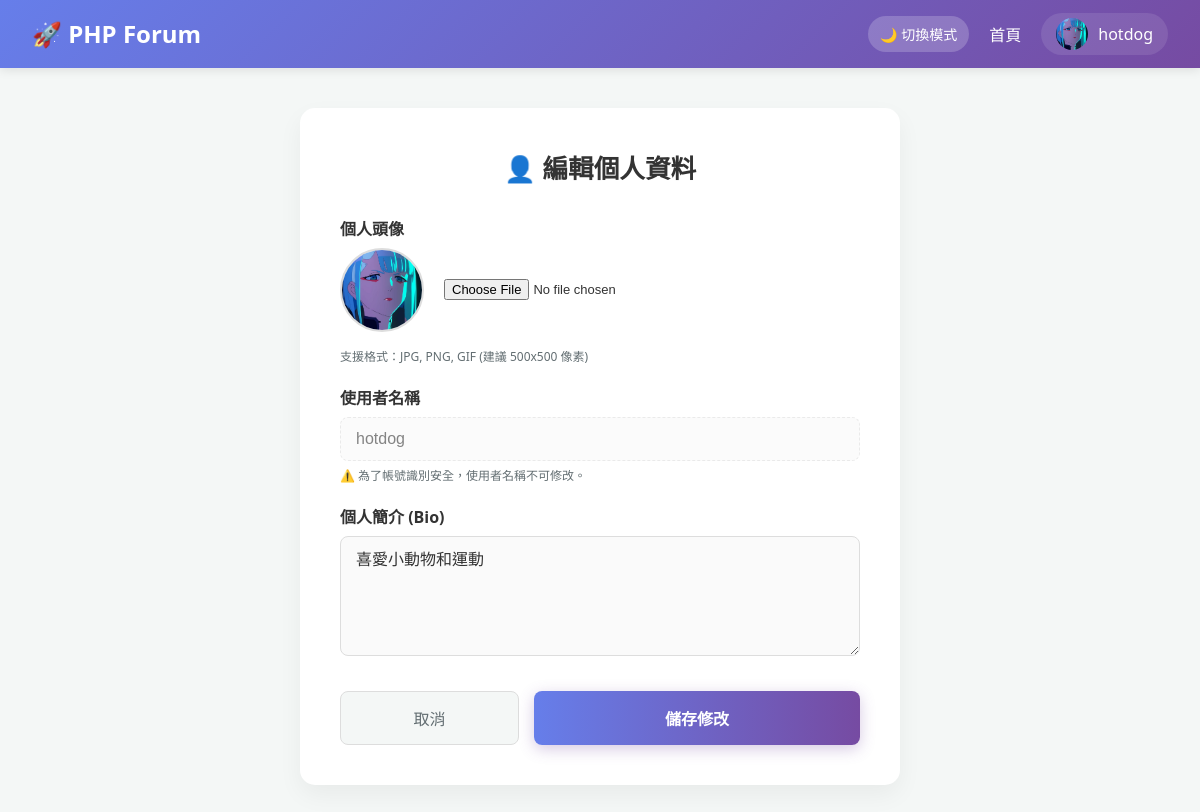
The page /edit_profile.php (signed in) on the database its author committed.
### tables this page shows
CREATE TABLE `users` (
  `id` int(11) NOT NULL,
  `username` varchar(50) NOT NULL,
  `password` varchar(255) NOT NULL,
  `role` tinyint(1) NOT NULL DEFAULT 0,
  `email` varchar(100) NOT NULL,
  `created_at` datetime NOT NULL DEFAULT current_timestamp(),
  `bio` text DEFAULT NULL,
  `age` int(11) DEFAULT NULL,
  `gender` varchar(50) DEFAULT NULL,
  `interests` varchar(255) DEFAULT NULL,
  `location` varchar(255) DEFAULT NULL,
  `profile_img` varchar(255) DEFAULT 'default_avatar.png',
  `last_announcement_view` datetime DEFAULT '1970-01-01 00:00:00',
  `banner_img` varchar(255) DEFAULT NULL,
  `reset_token` varchar(255) DEFAULT NULL,
  `reset_expiry` datetime DEFAULT NULL
);

### edit_profile.php (the view, shortened to what this page needs)
<?php
require_once "includes/dbh.inc.php";
$uid = $_SESSION["user_id"];
try {
    $sql = "SELECT * FROM users WHERE id = ?";
    $stmt = $pdo->prepare($sql);
    $stmt->execute([$uid]);
    $user = $stmt->fetch();
} catch (PDOException $e) {
    die("讀取失敗: " . $e->getMessage());
}
?>
<!DOCTYPE html>
<html lang="zh-TW">
<head>
</head>
<body>
    <header>
        <h1><a href="index.php">🚀 PHP Forum</a></h1>
        <div class="nav-links">
            <button class="theme-toggle" id="themeBtn">🌙 切換模式</button>
            <a href="index.php">首頁</a>
            <a href="profile.php?id=<?= $uid ?>" class="user-link">
                <?php
                    $nav_avatar = !empty($user['profile_img'])
                        ? "uploads/users_profile_img/".$user['profile_img']
                        : "uploads/default_avatar.png";
                ?>
                <img src="<?= $nav_avatar ?>" class="nav-avatar-img">
                <span><?= htmlspecialchars($user["username"]) ?></span>
            </a>
        </div>
    </header>
    <div class="main-container">
        <div class="post-form-card">
            <h2>👤 編輯個人資料</h2>
            <form action="includes/update_profile.inc.php" method="POST" enctype="multipart/form-data">
                <div class="form-group">
                    <label>個人頭像</label>
                    <div style="margin-bottom: 15px; display: flex; align-items: center; gap: 20px;">
                        <img src="<?= $nav_avatar ?>" id="preview" style="width: 80px; height: 80px; border-radius: 50%; object-fit: cover;">
                        <input type="file" name="profile_image" id="imageInput" accept="image/*" style="font-size: 13px;">
                    </div>
                    <small>支援格式：JPG, PNG, GIF (建議 500x500 像素)</small>
                </div>
                <div class="form-group">
                    <label>使用者名稱</label>
                    <input type="text" value="<?= htmlspecialchars($user['username']) ?>" disabled>
                    <small>⚠️ 為了帳號識別安全，使用者名稱不可修改。</small>
                </div>
                <div class="form-group">
                    <label>個人簡介 (Bio)</label>
                    <textarea name="bio" placeholder="跟大家介紹一下你自己吧..."><?= htmlspecialchars($user['bio'] ?? '') ?></textarea>
                </div>
                <div class="button-group">
                    <a href="profile.php?id=<?= $uid ?>" class="btn-cancel">取消</a>
                    <button type="submit" name="submit_profile" class="btn-submit">儲存修改</button>
                </div>
            </form>
        </div>
    </div>
</body>
</html>

### edit_profile.php (style rules this page uses)
:root { --bg-color: #f4f7f6; --card-bg: #ffffff; --text-color: #333333; --text-muted: #636e72; --header-gradient: linear-gradient(135deg, #667eea 0%, #764ba2 100%); --border-color: #dddddd; --input-bg: #fafafa; --input-focus-bg: #ffffff; }
body { font-family: 'Segoe UI', 'Microsoft JhengHei', sans-serif; background-color: var(--bg-color); margin: 0; color: var(--text-color); transition: background-color 0.3s, color 0.3s; }
header { background: var(--header-gradient); color: white; padding: 0.8rem 2rem; display: flex; justify-content: space-between; align-items: center; box-shadow: 0 2px 10px rgba(0,0,0,0.1); position: sticky; top: 0; z-index: 1000; }
header h1 { margin: 0; font-size: 1.5rem; }
header h1 a { color: white; text-decoration: none; }
.nav-links { display: flex; align-items: center; gap: 20px; }
.nav-links a { color: white; text-decoration: none; font-weight: 500; transition: 0.3s; }
.theme-toggle { background: rgba(255, 255, 255, 0.2); border: none; color: white; padding: 8px 12px; border-radius: 20px; cursor: pointer; font-size: 14px; }
.user-link { display: flex; align-items: center; gap: 10px; padding: 5px 15px; background: rgba(255, 255, 255, 0.1); border-radius: 50px; }
.nav-avatar-img { width: 32px; height: 32px; border-radius: 50%; object-fit: cover; }
.main-container { max-width: 600px; margin: 40px auto; padding: 0 20px; }
.post-form-card { background: var(--card-bg); padding: 40px; border-radius: 15px; box-shadow: 0 10px 25px rgba(0,0,0,0.05); transition: background-color 0.3s; }
h2 { margin-top: 0; color: var(--text-color); font-size: 1.6rem; text-align: center; margin-bottom: 30px; }
.form-group { margin-bottom: 20px; }
label { display: block; margin-bottom: 8px; font-weight: 600; color: var(--text-color); }
input[type="text"], textarea { width: 100%; padding: 12px 15px; border: 1px solid var(--border-color); border-radius: 8px; box-sizing: border-box; font-size: 16px; transition: all 0.3s; background-color: var(--input-bg); color: var(--text-color); outline: none; }
input[disabled] { opacity: 0.6; cursor: not-allowed; border-style: dashed; }
textarea { resize: vertical; min-height: 120px; line-height: 1.6; }
small { display: block; color: var(--text-muted); margin-top: 5px; font-size: 12px; }
.button-group { display: flex; gap: 15px; margin-top: 30px; }
.btn-submit { flex: 2; background: linear-gradient(to right, #667eea, #764ba2); color: white; border: none; padding: 14px; border-radius: 8px; font-size: 16px; font-weight: bold; cursor: pointer; transition: 0.3s; box-shadow: 0 4px 15px rgba(118, 75, 162, 0.3); }
.btn-cancel { flex: 1; background-color: var(--bg-color); color: var(--text-muted); text-align: center; text-decoration: none; padding: 14px; border-radius: 8px; font-size: 16px; transition: 0.3s; border: 1px solid var(--border-color); }
#preview { border: 2px solid var(--border-color); background-color: var(--bg-color); }

### rows shown on the page
users: profile_img (picture), username "hotdog", bio "喜愛小動物和運動"
